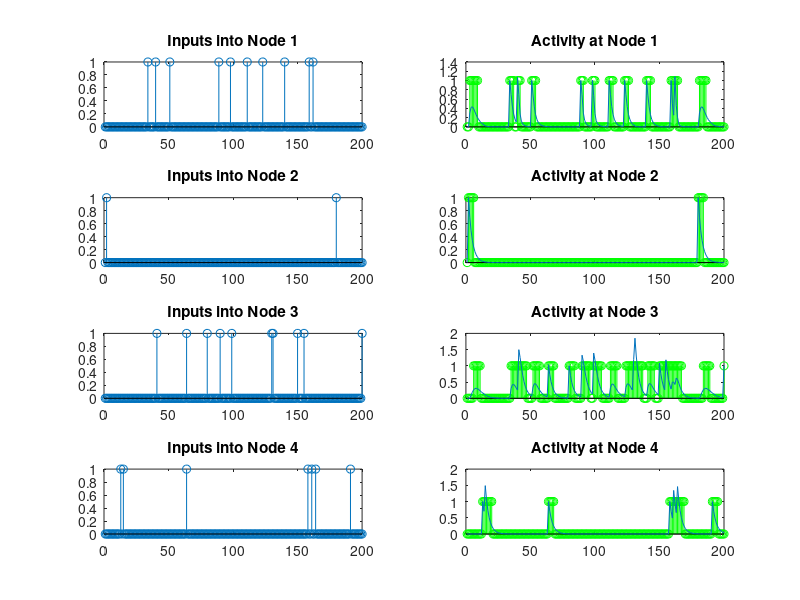

The MATLAB source for this figure: (Note: this script raises an error after producing the figure.)
close all
clc
clear all

Npts = 200;
Nnds = 4;

u = randn(Npts,Nnds);
u(u<=1.8) = 0;
u(u>1.8) = 1;

figure
for i=1:Nnds
    subplot(Nnds,2,2*i-1)
    stem(u(:,i)), title(sprintf('Inputs into Node %d',i));
end

A = -0.3*eye(Nnds);
B = zeros(Nnds);
C = eye(Nnds);

A(1,2)=0.3;
A(3,1)=0.3;


% A(2,1)=0.5;

B(1,3)=-0.2;
B(1,4)=-0.2;


% C(1,2)=1;
% C(2,3)=1;

X = zeros(Npts,Nnds);
dt = ones(1,Nnds);

for n = 2:Npts
    dXdt = ...
        A*X(n-1,:)' +  ...
        B.*(X(n-1,:)'*X(n-1,:))*ones(Nnds,1)+...
        C*u(n,:)';
    
    X(n,:) = X(n-1,:) + dXdt'.*dt;
end

th=0.2; % threshold for the event detection
for i=1:Nnds
    events(:,i)=X(:,i)>th;
end

for i=1:Nnds
    subplot(Nnds,2,2*i)
    stem(events(:,i),'g')
    hold on
    plot(X(:,i)),  title(sprintf('Activity at Node %d',i));
end

for n1=1:Nnds
    for n2=1:Nnds
        if n1==n2
            continue
        end
        atmp=events(:,n1);
        btmp=events(:,n2);
        [N(n1,n2),S(n1,n2),PNS(n1,n2)]=nec_suf(atmp,btmp);
    end
end

figure
subplot(2,3,1)
imagesc(N)
colorbar
title('Necessity')

subplot(2,3,2)
imagesc(S)
colorbar
title('Sufficiency')

subplot(2,3,4)
imagesc(A)
colorbar
title('Matrix A from DCM')

subplot(2,3,5)
imagesc(B)
colorbar
title('Matrix B from DCM')

subplot(2,3,6)
imagesc(C)
colorbar
title('Matrix C from DCM')

colormap(gray)
impixelinfo

[N;S]
